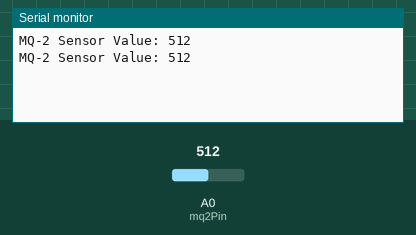
The sketch below on a simulated Arduino Uno, built with avr-gcc and run on an emulated ATmega328P. On the bench: the last lines printed to the serial monitor. The test bench sets the inputs (shaded band); at power-on: A0 (mq2Pin) = 512.

Above: at 1.8 s.
1.9 s: A0 (mq2Pin) set to 716
At 2.8 s:
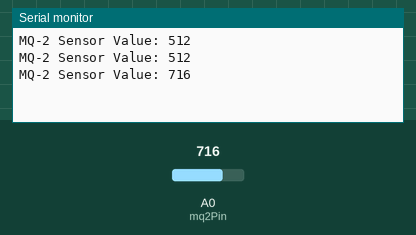
3.4 s: A0 (mq2Pin) set to 900
At 4.7 s:
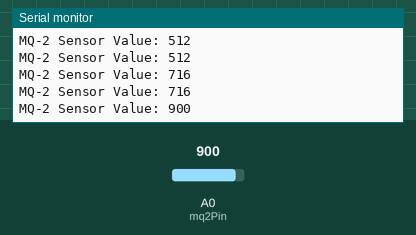
Timing chart, 0 to 6.4 s (numbered marks = the images above; inputs shaded):
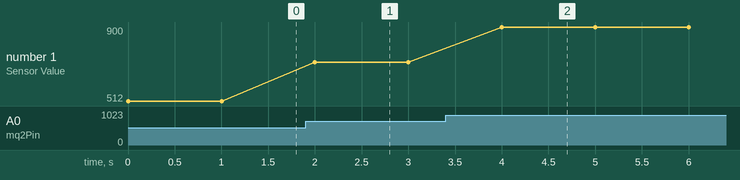

The sketch:

mq-2.ino
```cpp
/*
MQ-2 Pin	Arduino Pin
VCC	        5V
GND	        GND
A0	        A0
D0	        Not used
*/
const int mq2Pin = A0;  // Analog pin

void setup() {
  Serial.begin(9600);   // Start serial communication
}

void loop() {
  int sensorValue = analogRead(mq2Pin);  // Read analog value
  Serial.print("MQ-2 Sensor Value: ");
  Serial.println(sensorValue);          // Print value to Serial Monitor

  delay(1000);  // Wait 1 second between readings
}
/*
results must be 150–300 (out of 1023) in clean air.
The sensor needs 20 seconds to 2 minutes after powering on before stable readings
*/
```

Measured:
- after the input at 1.9 s, the serial monitor: prints a new line after 0.10 s (image 1)
- after the input at 3.4 s, the serial monitor: prints a new line after 0.60 s (image 2)
- plotted number 1: 512 → 716 after the input at 1.9 s, 716 → 900 after the input at 3.4 s
